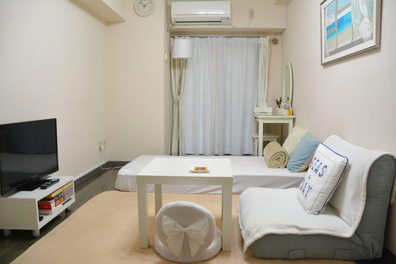
#> input picture resources/room (1).png, 396 x 264 px, shrunk from 760 x 507 before the run
$ python main.py
#> lines starting #> are read from the running program, lines starting #| are printed output that depends on the picture; after the words box and inside, x2 and y2 are one past the last pixel; in counts of white or black regions, pixels touching at a corner belong together
### kabegami_system/suggest.py
import cv2
import numpy as np

# HSVの色相と彩度を指定
theme_color = {
    "warm": [
        [0, 150],
        [5, 150],
        [10, 150],
        [15, 150],
        [20, 150],
        [25, 150],
        [30, 150],
        [35, 150]
    ],
    "minimalist": [
        [10, 100],
        [15, 100],
        [20, 100],
        [25, 100]
    ],
    "cool": [
        [90, 150],
        [95, 150],
        [100, 150],
        [105, 150],
        [110, 150],
        [115, 150],
        [120, 150],
        [125, 150]
    ]
}


def suggest(img_path, theme):
#> called with img_path = 'resources/room (1).png', theme = 'minimalist'
    print("Start processing...")

    # 画像の読み込み
    img = cv2.imread(img_path)
#> img is the input picture: shape (264, 396, 3); mean B, G, R 152.1, 163.4, 169.6
    # HSVに変換
    img_hsv = cv2.cvtColor(img, cv2.COLOR_BGR2HSV)
#> img_hsv: shape (264, 396, 3); mean H, S, V 30.4, 32.9, 170.8
    original_hsv = img_hsv.copy()

    # 一番多い色相を取得 (色相ヒストグラムを生成)
    h, _, _ = cv2.split(img_hsv)
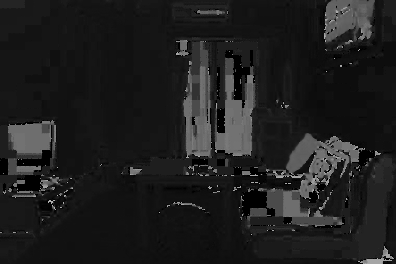
#> h: shape (264, 396); min 0, max 179, mean 30.4
    h_raveled = h.ravel()
    h_hist = get_histogram_array(h_raveled, 180)
#> h_hist = 181 values, max 11907 at index 17, min 0 at index 59, mean 577.6

    # 一番多い色相に近い色相をマスク
    h_max = np.argmax(h_hist)
#> h_max = 17

    hsv_min = np.array([
        h_max - 30 if h_max - 30 >= 0 else 0,
        0,
        0
    ])
#> hsv_min = [0, 0, 0]

    hsv_max = np.array([
        h_max + 30 if h_max + 30 <= 180 else 0,
        255,
        255
    ])
#> hsv_max = [47, 255, 255]

    masked = cv2.inRange(img_hsv, hsv_min, hsv_max)
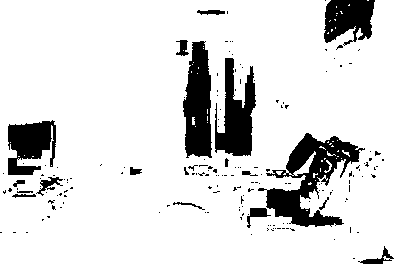
#> masked: shape (264, 396); 86.8% white; 170 black regions (151 under 20 px), largest, box (x1, y1, x2, y2) and area: (258, 133, 365, 227) 3720, (183, 41, 212, 158) 2552, (215, 58, 256, 156) 2329

    cv2.imwrite("masked1.png", masked)

    # マスクされなかったところを黒く塗りつぶす
    img_masked = img.copy()
    img_masked[masked == 0] = [0, 0, 0]
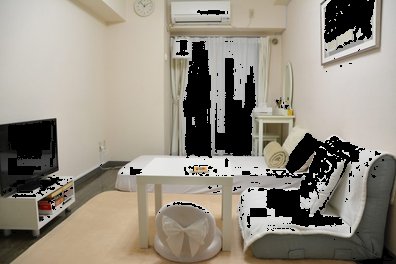
#> img_masked: shape (264, 396, 3); 13.18% of pixels changed, all inside (x1, y1, x2, y2) = (0, 0, 394, 264)

    # マスクされた部分から一番多い彩度を取得 (0(黒)の場合は2番目に多い彩度)
    img_hsv = cv2.cvtColor(img_masked, cv2.COLOR_BGR2HSV)
#> img_hsv: shape (264, 396, 3); mean H, S, V 17.3, 30.9, 148.1
    _, s, _ = cv2.split(img_hsv)
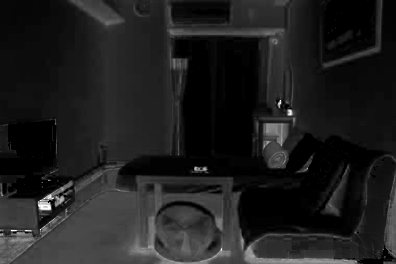
#> s: shape (264, 396); min 0, max 255, mean 30.9
    s_raveled = s.ravel()
    s_hist = get_histogram_array(s_raveled, 256)
#> s_hist = 257 values, max 17141 at index 0, min 0 at index 177, mean 406.8

    s_hist_sorted = s_hist.argsort()[::-1]
#> s_hist_sorted = 257 values, max 256 at index 246, min 0 at index 0, mean 128

    s_max = 0
    if s_hist_sorted[0] == 0:
        s_max = s_hist_sorted[1]
#> s_max = 16
    else:
        s_max = s_hist_sorted[0]

    # 元画像の色相と、マスクされた部分の中で一番多い彩度から近い色をマスク
    hsv_min = np.array([
        h_max - 30 if h_max - 30 >= 0 else 0,
        s_max - 30 if s_max - 30 >= 0 else 0,
        0
    ])

    hsv_max = np.array([
        h_max + 30 if h_max + 30 <= 180 else 0,
        s_max + 30 if s_max + 30 <= 255 else 0,
        255
    ])
#> hsv_max = [47, 46, 255]

    masked = cv2.inRange(img_hsv, hsv_min, hsv_max)
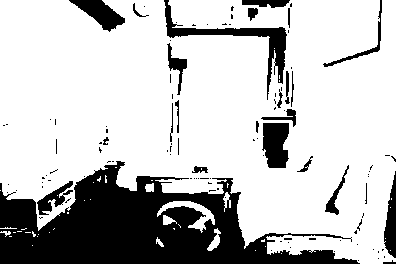
#> masked: shape (264, 396); 75.9% white; 109 black regions (84 under 20 px), largest, box (x1, y1, x2, y2) and area: (0, 161, 360, 264) 18199, (164, 0, 287, 100) 1711, (262, 123, 289, 168) 1009

    cv2.imwrite("masked2.png", masked)

    print("Wallpaper detected.")

    # マスクした領域を指定したテーマの色に変換し、画像に反映させる
    if theme != "minimalist":
        results = [None] * len(theme_color[theme])

        for i, hsv in enumerate(theme_color[theme]):
            print(f"{theme} theme: {i + 1} / {len(results)}")

            retouched = original_hsv.copy()
            for y, row in enumerate(masked):
                for x, col in enumerate(row):
                    if col == 255:
                        retouched[y][x][0:2] = hsv
            results[i] = cv2.cvtColor(retouched, cv2.COLOR_HSV2BGR)

            print("done.")

    elif theme == "minimalist":
        results = [None] * len(theme_color[theme]) * 2

        for i in range(len(results)):
            print(f"{theme} theme: {i + 1} / {len(results)}")

            retouched = original_hsv.copy()
            for y, row in enumerate(masked):
                for x, col in enumerate(row):
                    if col == 255:
                        retouched[y][x][0:2] = theme_color[theme][i//2]
                        value = retouched[y][x][2]
                        adding = ((i % 2) + 1) * 20
                        after = retouched[y][x][2] + adding
                        retouched[y][x][2] = after if after <= 255 else 255

            results[i] = cv2.cvtColor(retouched, cv2.COLOR_HSV2BGR)

            print("done.")
#> this loop made 8 passes
#| minimalist theme: 2 / 8
#| minimalist theme: 3 / 8
#| minimalist theme: 4 / 8
#| minimalist theme: 5 / 8
#| minimalist theme: 6 / 8
#| minimalist theme: 7 / 8
#| minimalist theme: 8 / 8
#> retouched: shape (264, 396, 3); mean H, S, V 23.5, 93.8, 200.5
#> after the loop, results = 8 items

    print("Finished processing.")
    return results


def get_histogram_array(arr, max_num):
    hist = np.zeros(max_num + 1, dtype=np.int32)

    for i in range(max_num + 1):
        hist[i] = arr[arr == i].shape[0]

    return hist

### main.py
import cv2
import kabegami_system

# 入力（引数に検出させたい画像のパスを入れる）
outputs = kabegami_system.suggest("resources/room (1).png", "minimalist")
#> outputs = 8 items

# 出力
for i, img in enumerate(outputs):
    cv2.imwrite("result_{}.png".format(i+1), img)
#> this loop made 8 passes
#> pass 1, `cv2.imwrite("result_{}.png".format(i+1), img)`:
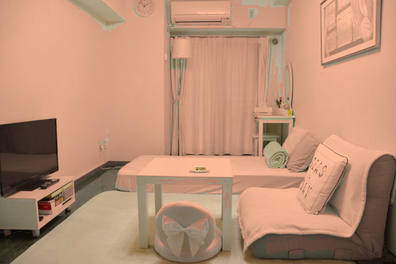
#> saved as result_1.png: shape (264, 396, 3); mean B, G, R 116.4, 142, 185.9

$ run again, with resources/room (10).png copied over resources/room (1).png
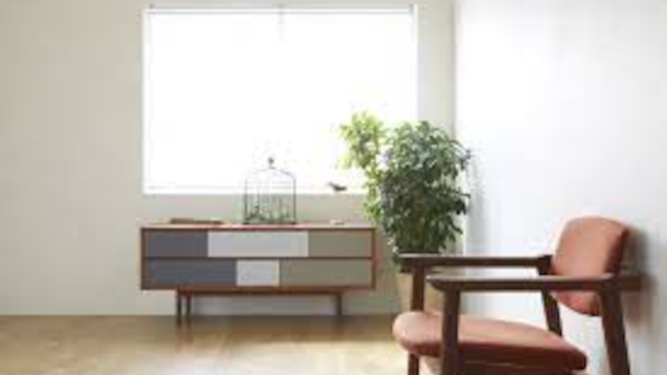
#> input picture resources/room (10).png, 667 x 375 px, shrunk from 1280 x 720 before the run
#> in suggest, img is the input picture: shape (375, 667, 3); mean B, G, R 178.9, 188, 194.5
#> h_hist = 181 values, max 57135 at index 0, min 0 at index 59, mean 1381.9
#> h_max = 0
#> hsv_min = [0, 0, 0]
#> in suggest, `hsv_max = np.array([ h_max + 30 if h_max + 30 <= 180 else 0, 255, 255 ])`: hsv_max = [30, 255, 255]
#> s_hist = 257 values, max 116407 at index 0, min 0 at index 210, mean 973.2
#> s_hist_sorted = 257 values, max 256 at index 254, min 0 at index 0, mean 128
#> s_max = 23
#> in suggest, `hsv_max = np.array([ h_max + 30 if h_max + 30 <= 180 else 0, s_max + 3..`: hsv_max = [30, 53, 255]
#> in suggest, `masked = cv2.inRange(img_hsv, hsv_min, hsv_max)`:
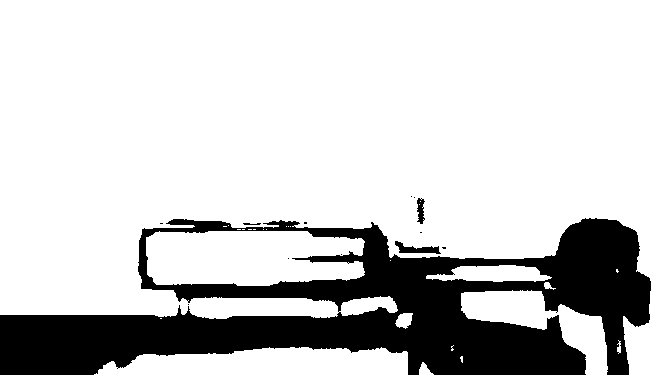
#> masked: shape (375, 667); 80.3% white; 13 black regions (9 under 20 px), largest, box (x1, y1, x2, y2) and area: (0, 218, 651, 375) 48747, (395, 241, 441, 254) 276, (417, 198, 425, 224) 141, (243, 223, 261, 225) 27
#> the loop in suggest, `for i in range(len(results)):` made 8 passes
#| minimalist theme: 2 / 8
#| minimalist theme: 3 / 8
#| minimalist theme: 4 / 8
#| minimalist theme: 5 / 8
#| minimalist theme: 6 / 8
#> (further printed lines are left out)
#> after the loop in suggest, `for i in range(len(results)):`: results = 8 items
#> the loop `for i, img in enumerate(outputs):` made 8 passes
#> pass 1, `cv2.imwrite("result_{}.png".format(i+1), img)`:
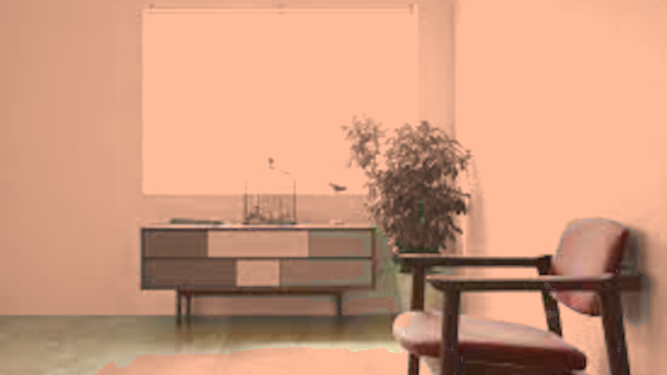
#> saved as result_1.png: shape (375, 667, 3); mean B, G, R 125.6, 153.2, 206.2

$ run again, with resources/room (2).png copied over resources/room (1).png
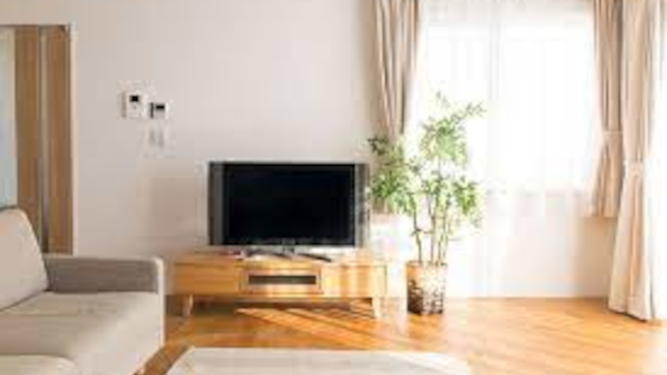
#> input picture resources/room (2).png, 667 x 375 px, shrunk from 1280 x 720 before the run
#> in suggest, img is the input picture: shape (375, 667, 3); mean B, G, R 165.5, 183.3, 200.3
#> h_hist = 181 values, max 64770 at index 14, min 0 at index 58, mean 1381.9
#> h_max = 14
#> hsv_min = [0, 0, 0]
#> in suggest, `hsv_max = np.array([ h_max + 30 if h_max + 30 <= 180 else 0, 255, 255 ])`: hsv_max = [44, 255, 255]
#> img_masked: shape (375, 667, 3); 6.56% of pixels changed, all inside (x1, y1, x2, y2) = (0, 24, 667, 361)
#> s_hist = 257 values, max 32315 at index 0, min 0 at index 240, mean 973.2
#> s_hist_sorted = 257 values, max 256 at index 256, min 0 at index 0, mean 128
#> s_max = 15
#> in suggest, `hsv_max = np.array([ h_max + 30 if h_max + 30 <= 180 else 0, s_max + 3..`: hsv_max = [44, 45, 255]
#> in suggest, `masked = cv2.inRange(img_hsv, hsv_min, hsv_max)`:
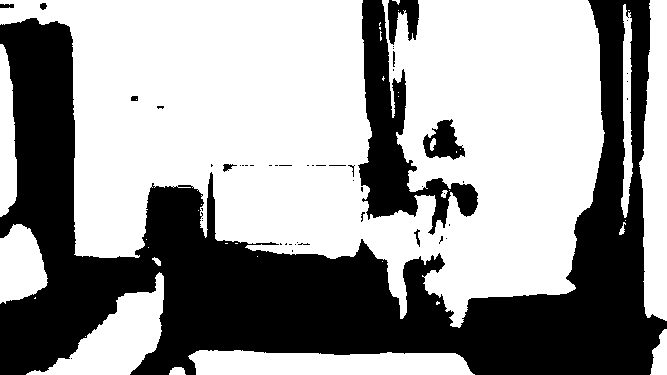
#> masked: shape (375, 667); 60.7% white; 51 black regions (40 under 20 px), largest, box (x1, y1, x2, y2) and area: (0, 0, 667, 375) 87366, (358, 0, 478, 235) 8688, (423, 119, 465, 160) 973
#> the loop in suggest, `for i in range(len(results)):` made 8 passes
#| minimalist theme: 2 / 8
#| minimalist theme: 3 / 8
#| minimalist theme: 4 / 8
#| minimalist theme: 5 / 8
#| minimalist theme: 6 / 8
#> (further printed lines are left out)
#> after the loop in suggest, `for i in range(len(results)):`: results = 8 items
#> the loop `for i, img in enumerate(outputs):` made 8 passes
#> pass 1, `cv2.imwrite("result_{}.png".format(i+1), img)`:
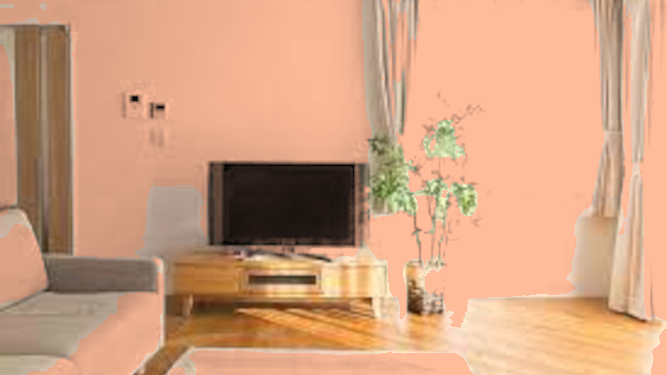
#> saved as result_1.png: shape (375, 667, 3); mean B, G, R 129.1, 160.5, 209.6
